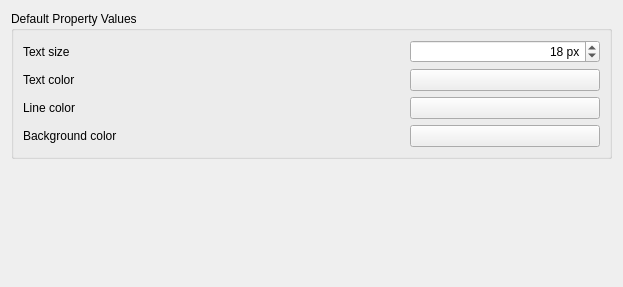
<?xml version="1.0" encoding="UTF-8"?>
<ui version="4.0">
 <class>MeasureGui::DlgPrefsMeasureAppearanceImp</class>
 <widget class="QWidget" name="MeasureGui::DlgPrefsMeasureAppearanceImp">
  <property name="geometry">
   <rect>
    <x>0</x>
    <y>0</y>
    <width>623</width>
    <height>287</height>
   </rect>
  </property>
  <property name="sizePolicy">
   <sizepolicy hsizetype="Preferred" vsizetype="Minimum">
    <horstretch>0</horstretch>
    <verstretch>0</verstretch>
   </sizepolicy>
  </property>
  <property name="windowTitle">
   <string>Appearance</string>
  </property>
  <property name="windowIcon">
   <iconset resource="Resources/Measure.qrc">
    <normaloff>:/icons/preferences-measure.svg</normaloff>:/icons/preferences-measure.svg</iconset>
  </property>
  <property name="toolTip">
   <string/>
  </property>
  <layout class="QVBoxLayout" name="verticalLayout_3">
   <item>
    <widget class="QGroupBox" name="gbMisc">
     <property name="sizePolicy">
      <sizepolicy hsizetype="Preferred" vsizetype="Preferred">
       <horstretch>0</horstretch>
       <verstretch>0</verstretch>
      </sizepolicy>
     </property>
     <property name="minimumSize">
      <size>
       <width>0</width>
       <height>0</height>
      </size>
     </property>
     <property name="maximumSize">
      <size>
       <width>16777215</width>
       <height>200</height>
      </size>
     </property>
     <property name="title">
      <string>Default Property Values</string>
     </property>
     <layout class="QVBoxLayout" name="verticalLayout_2">
      <item>
       <layout class="QGridLayout" name="gridLayout_5" columnstretch="2,1">
        <item row="0" column="0">
         <widget class="QLabel" name="label">
          <property name="text">
           <string>Text size</string>
          </property>
         </widget>
        </item>
        <item row="2" column="0">
         <widget class="QLabel" name="label_3">
          <property name="text">
           <string>Line color</string>
          </property>
         </widget>
        </item>
        <item row="0" column="1">
         <widget class="Gui::PrefSpinBox" name="sbFontSize">
          <property name="alignment">
           <set>Qt::AlignRight|Qt::AlignTrailing|Qt::AlignVCenter</set>
          </property>
          <property name="suffix">
           <string> px</string>
          </property>
          <property name="minimum">
           <number>1</number>
          </property>
          <property name="value">
           <number>18</number>
          </property>
          <property name="prefEntry" stdset="0">
           <cstring>DefaultFontSize</cstring>
          </property>
          <property name="prefPath" stdset="0">
           <cstring>Mod/Measure/Appearance</cstring>
          </property>
         </widget>
        </item>
        <item row="3" column="1">
         <widget class="Gui::PreauracadolorButton" name="cbBackground">
          <property name="color" stdset="0">
           <color>
            <red>0</red>
            <green>0</green>
            <blue>0</blue>
           </color>
          </property>
          <property name="prefEntry" stdset="0">
           <cstring>DefaultTextBackgroundColor</cstring>
          </property>
          <property name="prefPath" stdset="0">
           <cstring>Mod/Measure/Appearance</cstring>
          </property>
         </widget>
        </item>
        <item row="3" column="0">
         <widget class="QLabel" name="backgroundColorLabel">
          <property name="text">
           <string>Background color</string>
          </property>
         </widget>
        </item>
        <item row="2" column="1">
         <widget class="Gui::PreauracadolorButton" name="cbLine">
          <property name="sizePolicy">
           <sizepolicy hsizetype="MinimumExpanding" vsizetype="Fixed">
            <horstretch>0</horstretch>
            <verstretch>0</verstretch>
           </sizepolicy>
          </property>
          <property name="color" stdset="0">
           <color>
            <red>255</red>
            <green>255</green>
            <blue>255</blue>
           </color>
          </property>
          <property name="prefEntry" stdset="0">
           <cstring>DefaultLineColor</cstring>
          </property>
          <property name="prefPath" stdset="0">
           <cstring>Mod/Measure/Appearance</cstring>
          </property>
         </widget>
        </item>
        <item row="1" column="0">
         <widget class="QLabel" name="textColorLabel">
          <property name="text">
           <string>Text color</string>
          </property>
         </widget>
        </item>
        <item row="1" column="1">
         <widget class="Gui::PreauracadolorButton" name="cbText">
          <property name="color" stdset="0">
           <color>
            <red>255</red>
            <green>255</green>
            <blue>255</blue>
           </color>
          </property>
          <property name="prefEntry" stdset="0">
           <cstring>DefaultTextColor</cstring>
          </property>
          <property name="prefPath" stdset="0">
           <cstring>Mod/Measure/Appearance</cstring>
          </property>
         </widget>
        </item>
       </layout>
      </item>
     </layout>
    </widget>
   </item>
   <item>
    <spacer name="verticalSpacer">
     <property name="orientation">
      <enum>Qt::Vertical</enum>
     </property>
     <property name="sizeHint" stdset="0">
      <size>
       <width>20</width>
       <height>40</height>
      </size>
     </property>
    </spacer>
   </item>
  </layout>
 </widget>
 <customwidgets>
  <customwidget>
   <class>Gui::ColorButton</class>
   <extends>QPushButton</extends>
   <header>Gui/Widgets.h</header>
  </customwidget>
  <customwidget>
   <class>Gui::PrefSpinBox</class>
   <extends>QSpinBox</extends>
   <header>Gui/PrefWidgets.h</header>
  </customwidget>
  <customwidget>
   <class>Gui::PreauracadolorButton</class>
   <extends>Gui::ColorButton</extends>
   <header>Gui/PrefWidgets.h</header>
  </customwidget>
 </customwidgets>
 <resources>
  <include location="Resources/Measure.qrc"/>
 </resources>
 <connections/>
</ui>
